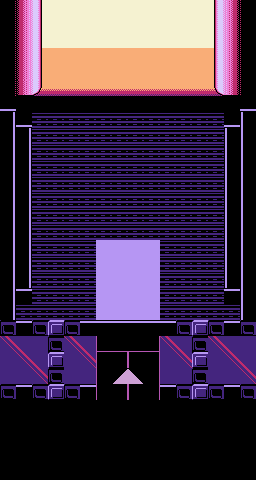

Rendered tile map (Tiled .tmx) drawn with the repository's tilesets; below, a short description and the map source with its tile grids summarised:
An orthogonal 16x30 tile map with 16x16 px tiles, 5 tile layers (Floor, Shadows, Wall, Windows, ...) and 11 objects.

<map version="1.2" tiledversion="1.3.1" orientation="orthogonal" renderorder="right-down" compressionlevel="0" width="16" height="30" tilewidth="16" tileheight="16" infinite="0" nextlayerid="9" nextobjectid="13">
 <tileset firstgid="1" source="Mall Tiles.tsx" />
 <layer id="1" name="Floor" width="16" height="30">
  <properties>
   <property name="unity:SortingLayer" value="Floor" />
  </properties>
  <data>[480 cells, 362 non-empty, 4 distinct tile ids]</data>
 </layer>
 <layer id="3" name="Shadows" width="16" height="30" offsetx="0" offsety="-176">
  <properties>
   <property name="unity:SortingLayer" value="Shadows" />
  </properties>
  <data>[480 cells, 139 non-empty, 5 distinct tile ids]</data>
 </layer>
 <layer id="2" name="Wall" width="16" height="30" offsetx="0" offsety="-176">
  <properties>
   <property name="unity:SortingLayer" value="Wall" />
  </properties>
  <data>[480 cells, 86 non-empty, 9 distinct tile ids]</data>
 </layer>
 <layer id="5" name="Windows" width="16" height="30" offsetx="0" offsety="-16">
  <properties>
   <property name="unity:SortingLayer" value="Objects" />
   <property name="unity:SortingOrder" type="int" value="0" />
  </properties>
  <data>[480 cells, 40 non-empty, 1 distinct tile ids]</data>
 </layer>
 <layer id="4" name="Objects" width="16" height="30" offsetx="0" offsety="-16">
  <properties>
   <property name="unity:SortingLayer" value="Objects" />
   <property name="unity:SortingOrder" type="int" value="1" />
  </properties>
  <data>[480 cells, 68 non-empty, 8 distinct tile ids]</data>
 </layer>
 <objectgroup id="6" name="Collision">
  <object id="1" x="0" y="0" width="32" height="304" />
  <object id="2" x="0" y="304" width="16" height="96" />
  <object id="3" x="240" y="320" width="16" height="80" />
  <object id="4" x="224" y="0" width="32" height="304" />
  <object id="5" x="240" y="304" width="16" height="16" />
  <object id="6" x="32" y="0" width="16" height="96" />
  <object id="7" x="208" y="0" width="16" height="96" />
  <object id="8" x="48" y="0" width="160" height="48" />
  <object id="9" x="16" y="384" width="224" height="16" />
  <object id="11" x="0" y="400" width="256" height="80" />
 </objectgroup>
 <objectgroup id="8" name="LevelBounds">
  <object id="12" x="0" y="0" width="256" height="480" />
 </objectgroup>
</map>
